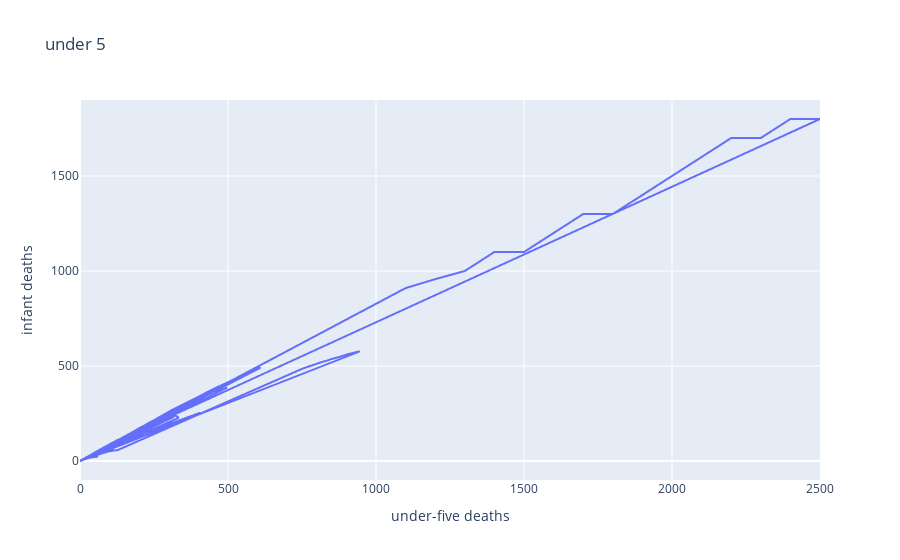

This figure's notebook cell:
### Code cell
fig = px.line(new_df, x='under-five deaths ', y='infant deaths', title='under 5')
fig.show()

### Figure 1 — Plotly figure (JSON) as saved in the notebook; plotly's stock layout.template omitted (floating-point values rounded to 4 significant figures; data arrays with more than 128 entries replaced by an {"elided": "..."} marker saying what was removed)
{"data": [{"hovertemplate": "under-five deaths =%{x}<br>infant deaths=%{y}<extra></extra>", "legendgroup": "", "line": {"color": "#636efa", "dash": "solid"}, "marker": {"symbol": "circle"}, "mode": "lines", "name": "", "showlegend": false, "type": "scattergl", "x": {"elided": "2928 int values"}, "xaxis": "x", "y": {"elided": "2928 int values"}, "yaxis": "y"}], "layout": {"autosize": true, "legend": {"tracegroupgap": 0}, "title": {"text": "under 5"}, "xaxis": {"anchor": "y", "autorange": true, "domain": [0, 1], "range": [0, 2500], "title": {"text": "under-five deaths "}, "type": "linear"}, "yaxis": {"anchor": "x", "autorange": true, "domain": [0, 1], "range": [-100, 1900], "title": {"text": "infant deaths"}, "type": "linear"}}}
